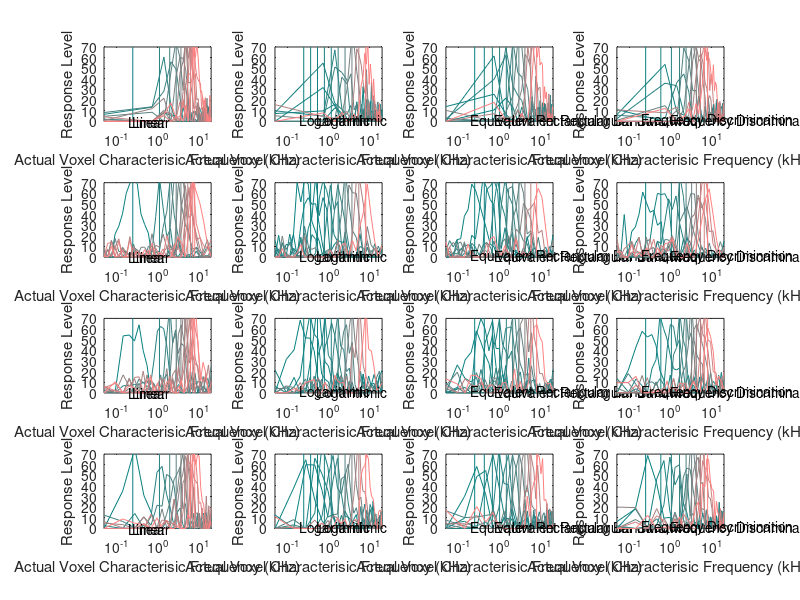
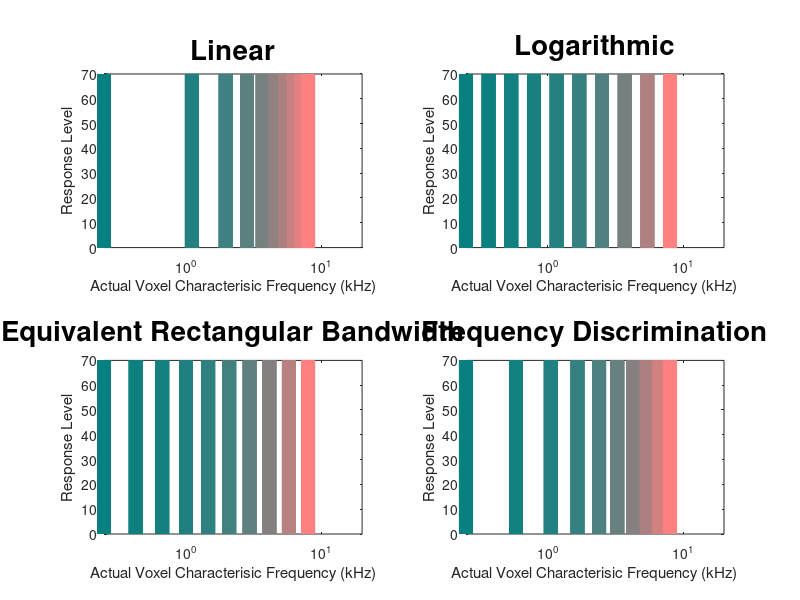
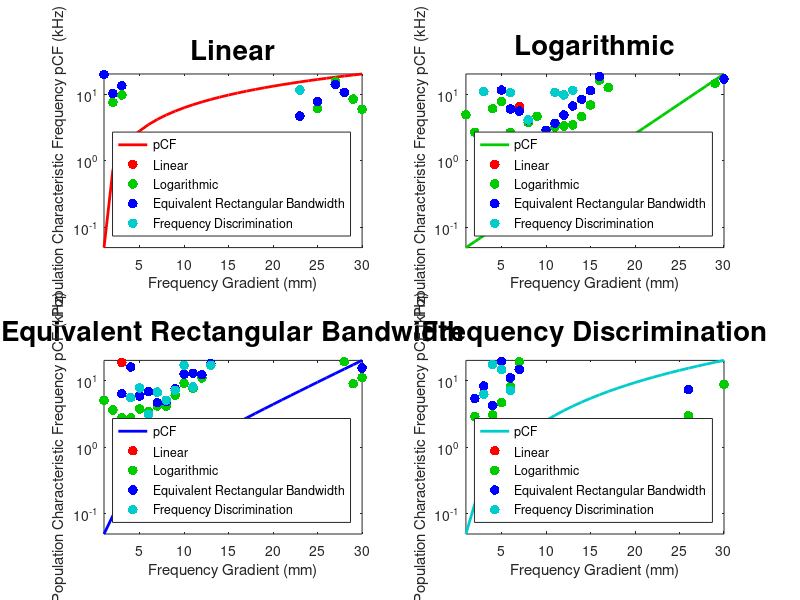
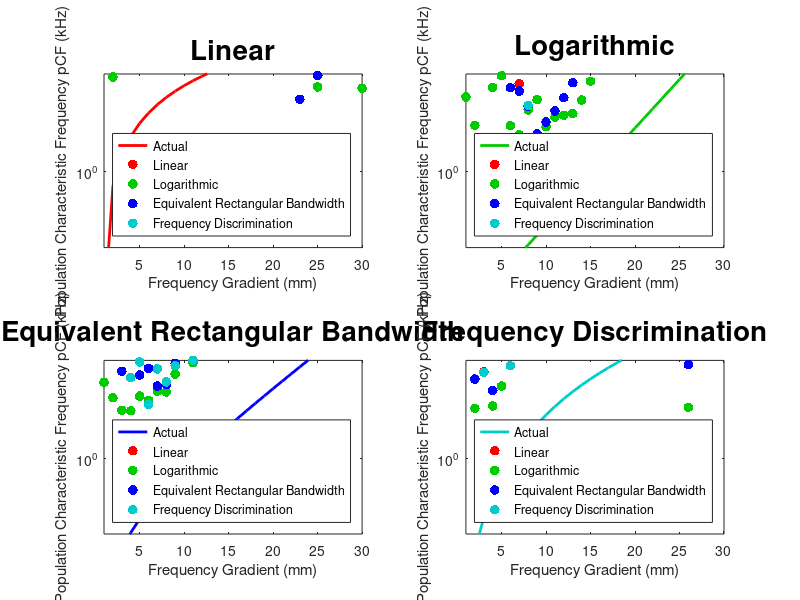

MATLAB code for these plots, in order:
function data = fMRIFreqMagModel
% Model of Frequency magnification imaged using fMRI
% effect on stimulus spacing on recorded response compared to underlying
% spacing of neuron/voxel characterisic frequency spacing

%% TO DO
% Add spread of HMDR - apply to voxel response
% Add noise
% Add frequency selectivity spacing
% create bandpass noise stimuli
% each voxel contain many tuning curves - loop current code for each voxel
% and take weighted average - then convovle with gaussian Hymodynmaic
% spread response
% plot superimposed stimuli responses
% plot neuron response as line, voxel as point
% 30 random numbers - create coiefient 
% assign colour for each scaling

clc; close all

%% Neuronal population Magnification domain fucntion
% VoxelMagSpace = {str2func('@lcfNErb'),str2func('@FreqDisMagDom')};
% VoxelMagSpace2Freq = {str2func('@lcfInvNErb'),str2func('@FreqDisMagDom2Fre')};
% VoxelFilterWidth = {str2func('@lcfErb'),str2func('@FreqDisMagDom2Freq')};

%% Neuronal population Magnification domain fucntion
VoxelMagSpace = {str2func('@lcfNErb')};
VoxelMagSpace2Freq = {str2func('@lcfInvNErb')};
VoxelFilterWidth = {str2func('@lcfErb'),str2func('@lcfErb'),str2func('@lcfErb'),str2func('@lcfErb')};

%% Stimuli Magnification domain functions
% magDomain,magScale2F,magFilterWidth
StimMagDomain = {str2func('@LinMagDom'),str2func('@LogMagDom'),str2func('@lcfNErb'),str2func('@FreqDisMagDom')};
StimMagDomain2Freq = {str2func('@LinMagDom2Freq'),str2func('@LogMagDom2Freq'),str2func('@lcfInvNErb'),str2func('@FreqDisMagDom2Freq')};
StimSpacingNames = {'Linear','Logarithmic','Equivalent Rectangular Bandwidth','Frequency Discrimination'};   % names for graph titles for each stimulus spacing - must be in same order as StimMagDomain and StimMagDomain2Freq variables

%% Stimuli Properties
StimHighFreq = 8;  % highest frequency to test
StimLowFreq = 0.25; % lowest frequency to test
StimNum = 10;   % number of stimulus
StimdB = 70;
%% Voxel Population Properties
% Auditory system properties
HighFreq = 20;  % Highest frequency of the system
LowFreq = 0.05; % Lowest frequency of the system
Gradient = 30; % length of gradient in mm
nNeurons = 100000; % number of neurons per mm
% Imaging Properties
Resolution = 1;  % resolution of imaging in mm
nVoxels = Gradient/Resolution; % number of voxels
NeuronDensity = nNeurons .* Resolution; % number of neurons in each voxel
HDspread = 3; % spread of hemodynamic response in mm

% Spacing Properites
C = 1; % constant scaling for voxel tuning width

%% Figure Properites
SpacingColour = {[1 0 0],[0 0.8 0],[0 0 1],[0 0.8 0.8]};

VoxelMagSpace = StimMagDomain ;
VoxelMagSpace2Freq = StimMagDomain2Freq;

VMD = cell(length(VoxelMagSpace),1);
SMD = struct('VoxRes', ones(StimNum,nVoxels), ...
    'VCharaFreq', ones(nVoxels), ...
    'fMRIdata', ones(nVoxels));
Res = cell(length(StimMagDomain),1);
PlotIndex = [0 4 8 12]

for iVMD = 1:length(VoxelMagSpace)
    % Spacing Properites
    data.VoxelProp(iVMD)  = VoxelProperties(LowFreq,HighFreq,nVoxels,C,VoxelMagSpace{iVMD},VoxelMagSpace2Freq{iVMD},VoxelFilterWidth{iVMD});    %     (LowFreq,HighFreq,nVoxels,C,magDomain,magScale2F,magFilterWidth)
    
    for iSMD = 1:length(StimMagDomain)
        %% create stimuli frequencies for each spacing
        StimFreq = StimMagDomain2Freq{iSMD}(linspace(StimMagDomain{iSMD}(StimLowFreq),StimMagDomain{iSMD}(StimHighFreq),StimNum)); % frequencies of stimuli - 3D matrix for band limited noise
        
        %% create stimuli gain structure
        StimLev = ones(size(StimFreq)).*StimdB; % can use to model filter response
        
        %% loop for each voxel
         figure (1)
        for i = 1:length(StimFreq)
            SMD.VoxRes(i,:) = VoxelResponse (StimFreq(i),StimLev,data.VoxelProp(iVMD).VFreqC,data.VoxelProp(iVMD).p);
            SMD.VoxRes(SMD.VoxRes<0) = 0;
            subplot(length(VoxelMagSpace),length(StimMagDomain),iSMD + PlotIndex(iVMD));
            plot(data.VoxelProp(iVMD).VFreqC,SMD.VoxRes(i,:), 'color',[(StimFreq(i)./max(StimFreq)) 0.5 0.5]), set(gca,'XScale','log'), xlabel('Actual Voxel Characterisic Frequency (kHz)'), ylabel('Response Level'), axis tight, ylim ([0 StimLev(i)]);
            hold on
            line(repmat(StimFreq(i),1,2),[min(ylim) StimLev(i)], 'color',[(StimFreq(i)./max(StimFreq)) 0.5 0.5])
        end
        text(iSMD./4, 0.2, num2str(StimSpacingNames{iSMD}))
        text(0.2, iSMD./4, num2str(StimSpacingNames{iSMD}))
        
        figure (2)
        for i = 1:length(StimFreq)
           subplot(length(VoxelMagSpace)./2,length(StimMagDomain)./2,iSMD);
%             plot(data.VoxelProp(iVMD).VFreqC,SMD.VoxRes(i,:), 'color',[(StimFreq(i)./max(StimFreq)) 0.5 0.5]), set(gca,'XScale','log'), title (StimSpacingNames{iSMD}), xlabel('Actual Voxel Characterisic Frequency (kHz)'), ylabel('Response Level'), axis tight, ylim ([0 StimLev(i)]);
%             semilogx(repmat(StimFreq(i),1,2),[min(ylim) StimLev(i)], 'LineWidth', 2)
%             set(gca,'XScale','log'), title (StimSpacingNames{iSMD}), xlabel('Actual Voxel Characterisic Frequency (kHz)'), ylabel('Response Level'), axis tight, ylim ([0 StimLev(i)]), xlim ([0 20]);          

            plot(repmat(StimFreq(i),1,2),[min(ylim) StimLev(i)], 'color',[(StimFreq(i)./max(StimFreq)) 0.5 0.5], 'LineWidth', 10), set(gca,'XScale','log'), title (StimSpacingNames{iSMD}, 'FontSize', 20), xlabel('Actual Voxel Characterisic Frequency (kHz)'), ylabel('Response Level'), ylim ([0 StimLev(i)]), xlim ([-20 20]);          
%         text(iSMD./4, iSMD./4, num2str(StimFreq))
hold on
        end
        % weight average response for each voxel in stimuli domain (stimuli domain because stimuli ID used for calulation)
        %         for i = 1:nVoxels
        SMD.VCharaFreq = VoxelCharacterFrequency (StimFreq, SMD.VoxRes,StimMagDomain{iSMD},StimMagDomain2Freq{iSMD});
        %         end
        
        %% fMRI response data
        %% convolve with Hemodynamic spread
        %         SMD.fMRIdata(iSMD) = fMRIResponse (SMD.VCharaFreq(iSMD),HDspread);
        
        Res{iSMD}= SMD;
        
    end
    data.VMD{iVMD,1} = Res;
end  
    %% plot Voxel characterisic frequencies - actual vs measured
%     for iVMD = 1:length(VoxelMagSpace)
%         figure (2)
%         for iSMD = 1:length(StimMagDomain)
%             subplot(length(VoxelMagSpace),length(StimMagDomain),iSMD + PlotIndex(iVMD));
%             plot (1:nVoxels,data.VoxelProp(iVMD).VFreqC, 'r'), axis tight
%             hold on
%             scatter (1:nVoxels,data.VMD{iVMD,1}{iSMD ,1}.VCharaFreq)
%             set(gca,'YScale','log'), xlabel('Frequency Gradient (mm)'), ylabel('C.Freq (kHz)'),title (StimSpacingNames{iSMD}),legend('Actual','Measured','Location','SouthEast')
%         end
%     end
for iVMD = 1:length(VoxelMagSpace)
    figure (3)
    subplot(length(VoxelMagSpace)./2, length(VoxelMagSpace)./2, iVMD);
    plot (1:nVoxels,data.VoxelProp(iVMD).VFreqC, 'color',SpacingColour{iVMD}, 'LineWidth', 2), axis tight, title (StimSpacingNames{iVMD}, 'FontSize', 20)
    hold on
    for iSMD = 1:length(StimMagDomain)
        scatter (1:nVoxels,data.VMD{iVMD,1}{iSMD ,1}.VCharaFreq, 50, SpacingColour{iSMD}, 'fill')
        set(gca,'YScale','log'), xlabel('Frequency Gradient (mm)'), ylabel('Population Characteristic Frequency pCF (kHz)'),legend('pCF',(StimSpacingNames{1}),(StimSpacingNames{2}),(StimSpacingNames{3}),(StimSpacingNames{4}),'Location','SouthEast');
%  xlabel('Frequency Gradient (mm)'), ylabel('Population Characteristic Frequency pCF (kHz)'),legend('Actual',(StimSpacingNames{1}),(StimSpacingNames{2}),(StimSpacingNames{3}),(StimSpacingNames{4}),'Location','SouthEast')

    end
end
for iVMD = 1:length(VoxelMagSpace)
    figure (4)
    subplot(length(VoxelMagSpace)./2, length(VoxelMagSpace)./2, iVMD);
    plot (1:nVoxels,data.VoxelProp(iVMD).VFreqC, 'color',SpacingColour{iVMD}, 'LineWidth', 2), axis tight, title (StimSpacingNames{iVMD}, 'FontSize', 20), ylim ([0.2 8])
    hold on
    for iSMD = 1:length(StimMagDomain)
        scatter (1:nVoxels,data.VMD{iVMD,1}{iSMD ,1}.VCharaFreq, 50, SpacingColour{iSMD}, 'fill')
        set(gca,'YScale','log'), xlabel('Frequency Gradient (mm)'), ylabel('Population Characteristic Frequency pCF (kHz)'),legend('Actual',(StimSpacingNames{1}),(StimSpacingNames{2}),(StimSpacingNames{3}),(StimSpacingNames{4}),'Location','SouthEast');
%  xlabel('Frequency Gradient (mm)'), ylabel('Population Characteristic Frequency pCF (kHz)'),legend('Actual',(StimSpacingNames{1}),(StimSpacingNames{2}),(StimSpacingNames{3}),(StimSpacingNames{4}),'Location','SouthEast')

    end
end
% end

end
function Response = VoxelResponse (StimF,StimLev,VoxelFreqC,p)
StimInt = 10.^(StimLev/10);
Int = zeros(1,length(VoxelFreqC)); % Response intensity for each Voxel
for I = 1:length(VoxelFreqC)
    for II = 1:length(StimF)
        g = abs((StimF(II)-VoxelFreqC(I))/VoxelFreqC(I));
        fw=(1+(p(I)*g)).*exp(-p(I)*g); %Two parameter roex
        Int(I) = Int(I)+fw*StimInt(II);
    end
end
NoiseLev = 10;
noise = randn (1,length(VoxelFreqC)).*NoiseLev;
Response = 10*log10(max(Int,1)); % Threshold intensity response and convert to dB
Response = Response + noise; %% set negative values to 0
% Response = Int; % no threshold
% Response = max(Int,1);
end
function VCharaFreq = VoxelCharacterFrequency (StimFreq, VoxRes,StimMagDomain,StimMagDomain2Freq)
VCharaFreq = zeros(length(VoxRes),1);
StimFreqStimDomain = StimMagDomain(StimFreq);
for i = 1:length(VoxRes)
    VCharaFreq (i) = sum((StimFreqStimDomain'.*VoxRes(:,i)))./sum(VoxRes(:,i)); % need to convert to linear spacing - convert to mag domain then convert back for characteristic frequencies
end
VCharaFreq(isnan(VCharaFreq)) = 0 ;

VCharaFreq = StimMagDomain2Freq(VCharaFreq);
%% need to convert back to frequency domain
end
function Response = fMRIResponse (StimF,StimLev,VoxelFreqC,p)
% hemodynamic spread
%% Parkes (2005) at 3 T
%% Find paper for 7T - around 2.3 mm
% FWHM GE = 3.9 +/- 0.7 mm, SE = 3.4 +/- 0.8
StimInt = 10.^(StimLev/10);
Int = zeros(1,length(VoxelFreqC)); % Response intensity for each Voxel
for I = 1:length(VoxelFreqC)
    for II = 1:length(StimF)
        g = abs((StimF(II)-VoxelFreqC(I))/VoxelFreqC(I));
        fw=(1+(p(I)*g)).*exp(-p(I)*g); %Two parameter roex
        Int(I) = Int(I)+fw*StimInt(II);
    end
end
Response = 10*log10(max(Int,1)); % Threshold intensity response and convert to dB
% Response = Int; % no threshold
% Response = max(Int,1);
end
function VoxelProp = VoxelProperties(LowFreq,HighFreq,nVoxels,C,magDomain,magScale2F,magFilterWidth)
VoxelProp.VmagScale = linspace(magDomain(LowFreq),magDomain(HighFreq),nVoxels); % Linearly space in magnification scale domain (ERB, FS, LOG, LIN)
VoxelProp.VFreqC = magScale2F(VoxelProp.VmagScale);   % Voxel Characterisic Frequency - Convert maginification scale values to frequency values (kHz)
VoxelProp.VTuningWidth = magFilterWidth(VoxelProp.VFreqC); % Voxel frequency tuning width for each Voxel Charactersic Frequency (for each voxel)(Bandwidth in?)
VoxelProp.p = C*4*VoxelProp.VFreqC./VoxelProp.VTuningWidth; % Filter coefficient of each Voxel % VTuningWidth - population tuning width / populationERB
end
function y = LinMagDom(f)
y = f;
end
function f = LinMagDom2Freq(x)
f = x;
end
function y = LogMagDom(f)
y = log10(f);
end
function f = LogMagDom2Freq(x)
f = 10.^(x);
end
function erb = lcfErb(f)
% ***** lcfErb *****
% ERBs as per Glasberg and Moore (1990);
A = 24.7/1000; B = 4.37;
erb = A*(B*f+1);
end
function nerb = lcfNErb(f)
% ***** lcfNErb *****
% Converts frequency to ERB number;
A = 24.7/1000; B = 4.37;
nerb = 1/(A*B)*log(B*f+1);
end
function f = lcfInvNErb(nerb)
% ***** lcfInvNErb *****
% Converts ERB number to frequency;
A = 24.7/1000; B = 4.37;
f = 1/B*(exp(A*B*nerb)-1);
end
function DLF= FreqDisTuningWidth (f)

%% log DLF = a'sqrt(F) + k' + m'(SL^-1) % Nelson et al (1983)
% Nelson et al k' = -0.15, m' = 5.056, a' = 0.0214

%% Weir (1977) = log DLF = a sqrt(F) + b % depended on dB SL

a = 0.0214; k = -0.15; m = 5.056; SL = 40;

DLF = log10(a(sqrt(f)) + k + m(SL^-1));


% FreqSelTunWid = f;
end
function y = FreqDisMagDom(f)
%% number of Freq Selectivity units
a = 0.0214; k = -0.15; m = 5.056; SL = 35;
y = exp(a .* sqrt(f) + k + m.*(SL.^-1));
end
function f = FreqDisMagDom2Freq(x)
a = 0.0214; k = -0.15; m = 5.056; SL = 35;
f = ((log(x) - (k + m.*(SL.^-1)))./a).^2;
end
